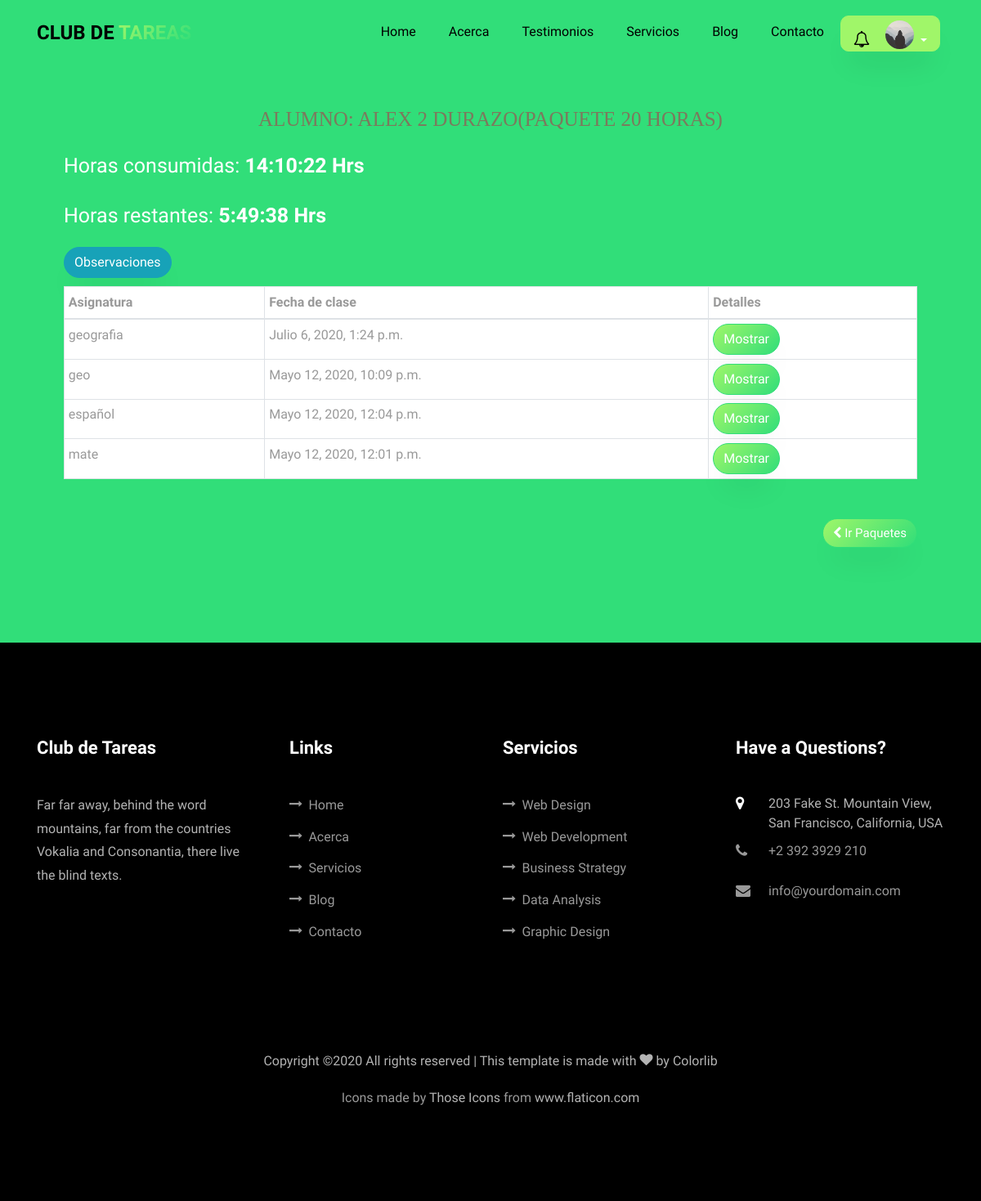
/paquetes/38ef6cab-7ea0-4621-aebe-f7642eda8697/ (signed in), run on the app's committed database.
### usuario/models.py (models this page shows, shortened)
class Usuario(AbstractBaseUser,PermissionsMixin):
    imagen       =  models.ImageField(default='default.jpg',upload_to='profile_pics')
    email        =  models.EmailField(max_length=60,blank=True)
    facebook     =  models.CharField(max_length=100,blank=True)
    username     =  models.CharField(max_length=30,unique=True)
    nombre       =  models.CharField(max_length=100)
    apellido     =  models.CharField(max_length=100)
    edad         =  models.IntegerField(blank=True,null=True)
    padecimientos = models.TextField(verbose_name="padecimientos",blank=True)
    asistencia = models.CharField(verbose_name="Días de asistencia",max_length=100,blank=True)
    enfoque = models.CharField(verbose_name="Area en la que guste que se enfocará la atención",max_length=100,blank=True)
    nombre_de_la_madre =  models.CharField(verbose_name="Nombre de la Madre",max_length=100,blank=True)
    edad_de_la_madre =  models.IntegerField(verbose_name="Edad",blank=True, null=True)
    ocupacion_de_la_madre = models.CharField(verbose_name="Ocupación",max_length=100,blank=True)
    numero_de_la_madre   =  models.IntegerField(verbose_name="Número de contacto",blank=True,null=True)
    nombre_del_padre =  models.CharField(verbose_name="Nombre del Padre",max_length=100,blank=True)
    edad_del_padre =  models.IntegerField(verbose_name="Edad",blank=True, null=True)
    ocupacion_del_padre = models.CharField(verbose_name="Ocupación",max_length=100,blank=True)
    numero_del_padre    =  models.IntegerField(verbose_name="Número de contacto",blank=True,null=True)
    fecha_nacimiento = models.DateField(verbose_name="Fecha de nacimiento",blank=True, null=True)
    escuela      =  models.CharField(verbose_name="Nombre de la escuela",max_length=100,blank=True)
    domicilio    =  models.CharField(verbose_name="Domicilio",max_length=150,blank=True)
    status_paquetes = models.BooleanField(verbose_name="¿Tiene Paquetes Activos?",default=False)
    '''
    NIVEL_STATUS = (
         ('k','Kinder'),
         ('p','Primaria'),
         ('s','Secundaria'),
         ('b','bachillerato'),
         ('u','universidad'))
    '''
    nivel_academico = models.CharField(max_length=500,blank=True,verbose_name='Nivel académico del alumno')
    date_joined  =  models.DateTimeField(verbose_name="Fecha de Inscripción",auto_now_add=True)
    last_login   =  models.DateTimeField(verbose_name="Ultima fecha de Sesión",auto_now=True)
    is_active    =  models.BooleanField(verbose_name="¿Esta Acivo?",default=True)
    is_staff     =  models.BooleanField(verbose_name="¿Es parte del Staff?",default=False)
    USERNAME_FIELD  = "username"
    REQUIRED_FIELDS = ["nombre","apellido"]
    objects = MyUsuarioManager()

### app/models.py (models this page shows, shortened)
class Paquete_Inscrito(models.Model):
     id = models.UUIDField(primary_key=True, default=uuid.uuid4, help_text="id del Paquete")
     usuario = models.ForeignKey(settings.AUTH_USER_MODEL,related_name="paquetes_inscritos",on_delete=models.CASCADE)
     fecha_de_inscripcion = models.DateField(null=True,blank=True)
     horas_consumidas =models.CharField(max_length=100,default="00:00:00 Hrs")
     horas_restantes= models.CharField(max_length=100,default="00:00:00 Hrs")
     tiempo_consumido = models.DurationField(default=datetime.timedelta(days=0,hours=0,minutes=0))
     tiempo_restante= models.DurationField(default=datetime.timedelta(days=0,hours=0,minutes=0))
     ESTADO_STATUS =(
     (True,'Activo'),
     (False,'Finalizado')
     )
     tipo_de_paquete = models.ForeignKey('Tipo_de_Paquete', on_delete=models.SET_NULL,help_text='Elige el tipo de paquete del alumno',null=True)
     status = models.BooleanField(default=True,choices=ESTADO_STATUS,help_text="Elige el estado del paquete")
     class Meta:
         verbose_name = ("Paquete Inscrito")
         verbose_name_plural = ("Paquetes Inscritos")
         ordering = ['usuario__nombre']

class Tipo_de_Paquete(models.Model):
    horas = models.IntegerField(default=1)
    class Meta:
        verbose_name = ("Tipo de Paquete")
        verbose_name_plural = ("Tipos de Paquetes")
    def __str__(self):
        return f'{self.horas} Horas'

class Sesion(models.Model):
    id = models.UUIDField(primary_key=True, default=uuid.uuid4, help_text="id de la sesion")
    paquete_inscrito = models.ForeignKey('Paquete_Inscrito',related_name="sesiones",on_delete=models.CASCADE)
    asignatura = models.CharField(max_length=100)
    tiempo_de_inicio = models.DateTimeField(null=False,blank=False)
    tiempo_de_salida = models.DateTimeField(null=True,blank=True)
    observaciones = models.CharField(max_length=200,blank=True)
    def _get_tiempo_de_sesion(self):
        if (self.tiempo_de_salida == None ) or (self.tiempo_de_inicio == None):
            return None
        return self.tiempo_de_salida - self.tiempo_de_inicio
    tiempo_de_sesion = property(_get_tiempo_de_sesion)
    class Meta:
        verbose_name = ("Sesion")
        verbose_name_plural = ("Sesiones")
        ordering = ['-tiempo_de_inicio']

### app/views.py (the view)
# urls.py: path('paquetes/<uuid:paquete_id>/',views.clases,name='clases'),
@login_required
def clases(request,paquete_id):
    try:
        paquete = Paquete_Inscrito.objects.all().get(id=paquete_id)
        clases = Sesion.objects.filter(paquete_inscrito=paquete)
        if not (paquete.usuario == request.user):
            raise PermissionDenied()
    except  Paquete_Inscrito.DoesNotExist:
        raise Http404
    except  Sesion.DoesNotExist:
        raise Http404
    context = {
        'student':request.user,
        'clases': clases,
        'paquete':paquete
         }
    return render(request,'app/clases.html',context)

### app/templates/app/clases.html (shortened to what this page needs)
{% extends 'main/base.html' %}
{% load static %}
{% block content %}
<section class="ftco-section ftco-project"  style="background:#31de79">
  <div class="container px-md-5">
   <p class="info-alumno ftco-animate titulo_paquetes"  style="text-transform: uppercase; color: #7c795d; font-family: 'Trocchi', serif; font-size: 25px; font-weight: normal; line-height: 48px; margin: 0;padding:10px;text-align:center;">
     Alumno:  {{ student.nombre }} {{ student.apellido }}(Paquete {{ paquete.tipo_de_paquete }})
   </p>
   <p class="info-alumno ftco-animate titulo_paquetes"style="font-size:25px">Horas consumidas: <span style="font-weight: bold">{{ paquete.horas_consumidas}}</span></p>
   <p  class="info-alumno ftco-animate titulo_paquetes" style="font-size:25px">Horas restantes: <span style="font-weight: bold">{{ paquete.horas_restantes}}</span></p>
   <button type="button" style="margin-bottom: 10px;"class="btn btn-info" data-toggle="modal" data-target=".bd-example-modal-lg">Observaciones</button>
   <table class="table table-hover table-sm table-bordered ftco-animate" style="background: white;">
   <thead>
     <tr>
       <th scope="col">Asignatura</th>
       <th scope="col">Fecha de clase</th>
       <th scope="col">Detalles</th>
     </tr>
   </thead>
   <tbody>
     {% for clase in clases %}
      <tr>
        <td>{{ clase.asignatura }}</td>
        <td>{{ clase.tiempo_de_inicio}}</td>
        <td>	<a href="{% url 'app:clase' paquete_id=paquete.id clase_id=clase.id %}"><button type="button" class="btn btn-primary">Mostrar</button></a></td>
      </tr>
     {% endfor %}
   </tbody>
   </table>
   <div style="height: 40px; width: 100%; position:relative"class="mt-5">
      <a href="{% url 'app:paquetes'%}" style="position: absolute; right:0">
      <button type="button" class="btn btn-primary" style="font-size:15px;">
            <i class="fa fa-chevron-left"></i> Ir Paquetes</button>
      </a>
    </div>
  </div>
</section>
{% endblock content  %}

### templates/main/base.html (shortened to what this page needs)
{% load static %}
{% load notifications_tags %}
{% notifications_unread as unread_count %}
<!DOCTYPE html>
<html lang="es">
  <head>
    <link rel="stylesheet" href="{% static 'main/css/fonts.css'%}">
    <link rel="stylesheet" href="{% static 'main/css/open-iconic-bootstrap.min.css'%}">
    <link rel="stylesheet" href="{% static 'main/css/animate.css'%}">
    <link rel="stylesheet" href="{% static 'main/css/search.css'%}">
    <link rel="stylesheet" href="{% static 'main/css/owl.carousel.min.css'%}">
    <link rel="stylesheet" href="{% static 'main/css/owl.theme.default.min.css'%}">
    <link rel="stylesheet" href="{% static 'main/css/magnific-popup.css'%}">
    <link rel="stylesheet" href="{% static 'main/css/aos.css'%}">
    <link rel="stylesheet" href="{% static 'main/css/ionicons.min.css'%}">
    <link rel="stylesheet" href="{% static 'main/css/flaticon.css' %}">
    <link rel="stylesheet" href="{% static 'main/css/icomoon.css' %}">
    <link rel="stylesheet" href="{% static 'main/css/style.css' %}">
    <link rel="stylesheet" href="{% static 'main/css/fix.css' %}">
    <link rel='stylesheet' href="https://cdnjs.cloudflare.com/ajax/libs/fullcalendar/3.1.0/fullcalendar.min.css" />
  </head>
  <body  data-target=".site-navbar-target" data-offset="300">
  <nav class="navbar navbar-expand-lg navbar-dark ftco_navbar bg-dark ftco-navbar-light site-navbar-target" id="ftco-navbar">
	    <div class="container">
	      <a class="navbar-brand" href="{% url 'blog:home' %}">Club de <span>Tareas</span></a>
	      <div class="collapse navbar-collapse" id="ftco-nav">
	        <ul class="navbar-nav nav ml-auto" style="text-align:center">
	          <li class="nav-item"><a href="{% url 'blog:home' %}" class="nav-link"><span>Home</span></a></li>
	          <li class="nav-item"><a href="{% url 'blog:about' %}"  class="nav-link"><span>Acerca</span></a></li>
	          <li class="nav-item"><a href="{% url 'blog:testimony' %}"  class="nav-link"><span>Testimonios</span></a></li>
	          <li class="nav-item"><a href="{% url 'blog:services' %}" class="nav-link"><span>Servicios</span></a></li>
            <li class="nav-item"><a href="{% url 'blog:blog' %}" class="nav-link"><span>Blog</span></a></li>
            <li class="nav-item"><a href="{% url 'blog:contact' %}" class="nav-link"><span>Contacto</span></a></li>
          </ul>
          <ul class="nav navbar-nav navbar-right" style="text-align: right">
            {% if request.user.is_authenticated %}
            <div class="dropdown" style="padding-right:5px;margin:0;">
                    <a style="border-radius: 10px 10px 10px 10px !important;
                             -moz-border-radius: 10px 10px 10px 10px;
                             -webkit-border-radius: 10px 10px 10px 10px;padding-bottom:0; padding-top:0;padding-left:15px;padding-right:15px;"
                      class="btn btn-secondary dropdown-toggle" href="#" role="button" id="dropdownMenuLink" data-toggle="dropdown" aria-haspopup="true" aria-expanded="false">
                      <div style="display: inline-block;position: relative;margin-right:10px;">
                        <i class="fa fa-bell-o" style="font-size: 20px;color: black;"></i>
                      </div>
                          <div class="inset" style="margin-left: 5px;display: inline-block;">
                            <img src="{{ request.user.imagen.url }}">
                          </div>
                    </a>
              </div>
            {% else %}
              <li class="nav-item"><a href="{% url 'app:login' %}"  class="nav-link"><span>Login</span></a></li>
            </ul>
          {% endif %}
	      </div>
	    </div>
	  </nav>
    {% block content %}{% endblock %}
    <footer class="ftco-footer ftco-section">
      <div class="container">
        <div class="row mb-5">
          <div class="col-md">
            <div class="ftco-footer-widget mb-4">
              <h2 class="ftco-heading-2">Club de Tareas</h2>
              <p>Far far away, behind the word mountains, far from the countries Vokalia and Consonantia, there live the blind texts.</p>
              <ul class="ftco-footer-social list-unstyled float-md-left float-lft mt-5">
              </ul>
            </div>
          </div>
          <div class="col-md">
            <div class="ftco-footer-widget mb-4 ml-md-4">
              <h2 class="ftco-heading-2">Links</h2>
              <ul class="list-unstyled">
                <li><a href="{% url 'blog:home' %}" ><span class="icon-long-arrow-right mr-2"></span>Home</a></li>
                <li><a href="{% url 'blog:about' %}"><span class="icon-long-arrow-right mr-2"></span>Acerca</a></li>
                <li><a href="{% url 'blog:services' %}"><span class="icon-long-arrow-right mr-2"></span>Servicios</a></li>
                <li><a href="{% url 'blog:blog' %}"><span class="icon-long-arrow-right mr-2"></span>Blog</a></li>
                <li><a href="{% url 'blog:contact' %}"><span class="icon-long-arrow-right mr-2"></span>Contacto</a></li>
              </ul>
            </div>
          </div>
          <div class="col-md">
             <div class="ftco-footer-widget mb-4">
              <h2 class="ftco-heading-2">Servicios</h2>
              <ul class="list-unstyled">
                <li><a href="#"><span class="icon-long-arrow-right mr-2"></span>Web Design</a></li>
                <li><a href="#"><span class="icon-long-arrow-right mr-2"></span>Web Development</a></li>
                <li><a href="#"><span class="icon-long-arrow-right mr-2"></span>Business Strategy</a></li>
                <li><a href="#"><span class="icon-long-arrow-right mr-2"></span>Data Analysis</a></li>
                <li><a href="#"><span class="icon-long-arrow-right mr-2"></span>Graphic Design</a></li>
              </ul>
            </div>
          </div>
          <div class="col-md">
            <div class="ftco-footer-widget mb-4">
            	<h2 class="ftco-heading-2">Have a Questions?</h2>
            	<div class="block-23 mb-3">
	              <ul>
	                <li><span class="icon icon-map-marker"></span><span class="text">203 Fake St. Mountain View, San Francisco, California, USA</span></li>
	                <li><a href="#"><span class="icon icon-phone"></span><span class="text">+2 392 3929 210</span></a></li>
	                <li><a href="#"><span class="icon icon-envelope"></span><span class="text">info@yourdomain.com</span></a></li>
	              </ul>
	            </div>
            </div>
          </div>
        </div>
        <div class="row">
          <div class="col-md-12 text-center">
            <p>
  Copyright &copy;<script>document.write(new Date().getFullYear());</script> All rights reserved | This template is made with <i class="icon-heart color-danger" aria-hidden="true"></i> by <a href="https://colorlib.com" target="_blank">Colorlib</a>
  </p>
        Icons made by <a href="https://www.flaticon.com/authors/those-icons" title="Those Icons">Those Icons</a> from <a href="https://www.flaticon.com/" title="Flaticon"> www.flaticon.com</a>
          </div>
        </div>
      </div>
    </footer>
  </body>
</html>

### static/main/css/icomoon.css (style rules this page uses)
[class^="icon-"], [class*=" icon-"] { font-family: 'icomoon' !important; speak: none; font-style: normal; font-weight: normal; font-variant: normal; text-transform: none; line-height: 1; -webkit-font-smoothing: antialiased; -moz-osx-font-smoothing: grayscale; }
.icon-heart:before { content: "\f004"; }
.icon-map-marker:before { content: "\f041"; }
.icon-phone:before { content: "\f095"; }
.icon-envelope:before { content: "\f0e0"; }
.icon-long-arrow-right:before { content: "\f178"; }

### static/main/css/fix.css (style rules this page uses)
.inset { width: 35px; height: 35px; border-radius: 50%; background-color: transparent !important; z-index: 999; padding-top: 5px; }
.inset img { border-radius: inherit; width: inherit; height: inherit; display: block; position: relative; z-index: 998; }
p.info-alumno { color: white; }

### data on the page
Usuario: user.imagen (placeholder picture), nombre "ALEX 2", apellido "DURAZO"
Paquete_Inscrito: tipo_de_paquete "20 HORAS", horas_consumidas "14:10:22 Hrs", horas_restantes "5:49:38 Hrs"
Sesion: asignatura "geografia", tiempo_de_inicio "Julio 6, 2020, 1:24 p.m."
Sesion: asignatura "geo", tiempo_de_inicio "Mayo 12, 2020, 10:09 p.m."
Sesion: asignatura "español", tiempo_de_inicio "Mayo 12, 2020, 12:04 p.m."
Sesion: asignatura "mate", tiempo_de_inicio "Mayo 12, 2020, 12:01 p.m."
